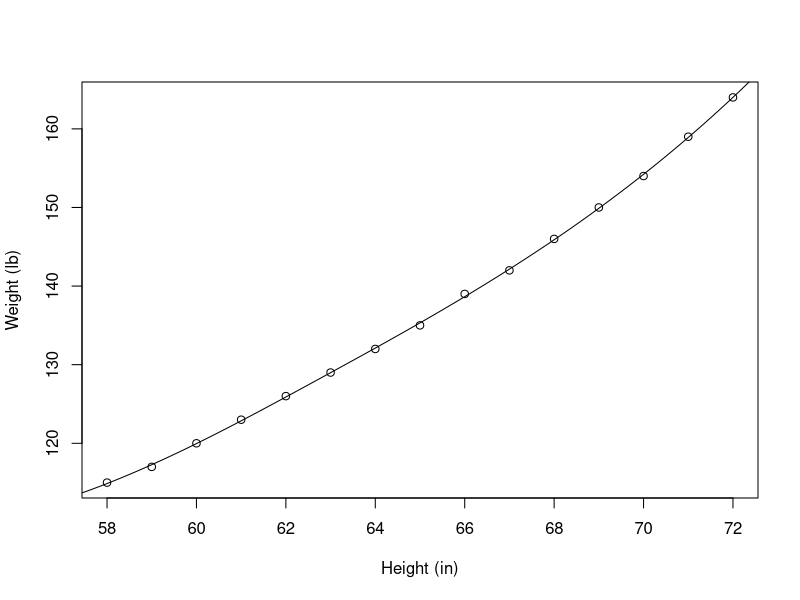

This chart was generated by the following R code: (Note: this script raises an error after producing the figure.)
## ---- chunk 1
library(conflicted) 
library(tidyverse)
library(splines)
library(effects)
#library(help = "splines")
conflict_prefer("filter", "dplyr")
conflict_prefer("lag", "dplyr")
## ---- chunk 2
# Using bs {splines}
view(women)
bs(women$height, df = 5)
summary(fm1 <- lm(weight ~ bs(height, df = 5), data = women))

## example of safe prediction
plot(women, xlab = "Height (in)", ylab = "Weight (lb)")
#57 is min-1 and 73 is max + 1
ht <- seq(57, 73, length.out = 200)
lines(ht, predict(fm1, data.frame(height = ht)))
## ---- chunk 3
# simulate some data - We generate 400 x values and 400 y values
set.seed(1)
n <- 400
x <- 0:(n-1)/(n-1)
f <- 0.2*x^11*(10*(1-x))^6+10*(10*x)^3*(1-x)^10
y <- f + rnorm(n, 0, sd = 2)
allData <- cbind(x, y)
#class(allData)
#oma <- as_tibble(allData, rownames = 'variable') %>%
#     unnest(-variable)
#class(oma)
#str(oma)
## ---- chunk 4

## ---- chunk 5
pdat <- data.frame(x = seq(min(x), max(x), length = 100))
view(pdat)
## predict for new `x`
pdat <- transform(pdat, yhat = predict(mod, newdata = pdat))
view(pdat)
## now plot
#ylim <- range(pdat$y, y)
#plot(y ~ x)
#lines(yhat ~ x, data = pdat, lwd = 2, col = "red")
## ---- chunk 6
mod <- lm(y ~ bs(x, knots = seq(0.1, 0.9, by = 0.1)))
summary(mod)
## ---- chunk 7
anova(mod)
## ---- chunk 8
plot(allEffects(mod))
